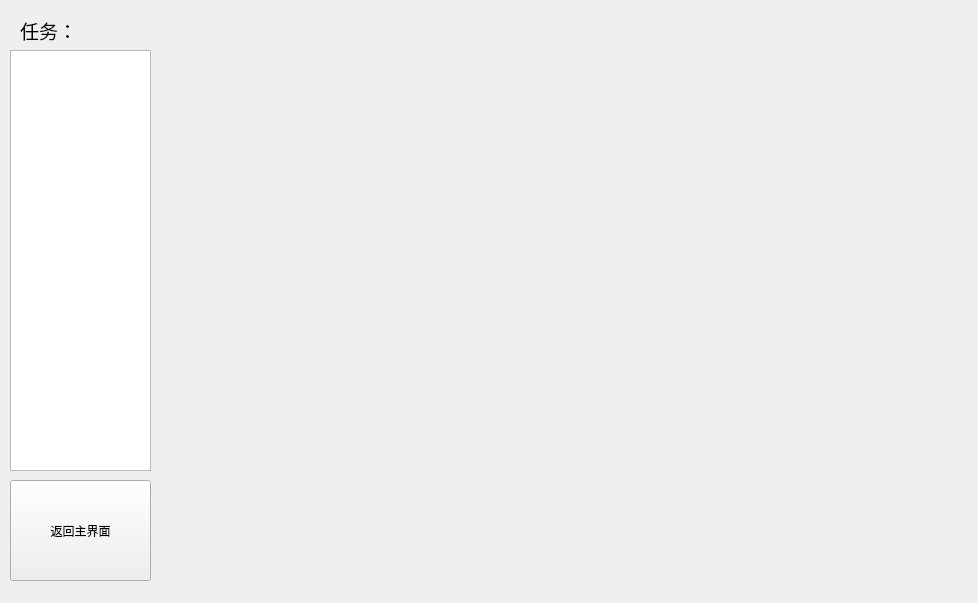
<?xml version="1.0" encoding="UTF-8"?>
<ui version="4.0">
 <class>SubjectManager</class>
 <widget class="QWidget" name="SubjectManager">
  <property name="geometry">
   <rect>
    <x>0</x>
    <y>0</y>
    <width>978</width>
    <height>603</height>
   </rect>
  </property>
  <property name="windowTitle">
   <string>Form</string>
  </property>
  <widget class="QStackedWidget" name="stackedWidget">
   <property name="geometry">
    <rect>
     <x>160</x>
     <y>20</y>
     <width>800</width>
     <height>550</height>
    </rect>
   </property>
  </widget>
  <widget class="QListWidget" name="listWidget">
   <property name="geometry">
    <rect>
     <x>10</x>
     <y>50</y>
     <width>141</width>
     <height>421</height>
    </rect>
   </property>
   <property name="font">
    <font>
     <pointsize>12</pointsize>
    </font>
   </property>
  </widget>
  <widget class="QLabel" name="label">
   <property name="geometry">
    <rect>
     <x>20</x>
     <y>20</y>
     <width>51</width>
     <height>21</height>
    </rect>
   </property>
   <property name="font">
    <font>
     <family>黑体</family>
     <pointsize>14</pointsize>
     <weight>50</weight>
     <italic>false</italic>
     <bold>false</bold>
    </font>
   </property>
   <property name="styleSheet">
    <string notr="true">font: 14pt &quot;黑体&quot;;</string>
   </property>
   <property name="text">
    <string>任务：</string>
   </property>
  </widget>
  <widget class="QPushButton" name="returnButton">
   <property name="geometry">
    <rect>
     <x>10</x>
     <y>480</y>
     <width>141</width>
     <height>101</height>
    </rect>
   </property>
   <property name="styleSheet">
    <string notr="true">font: 75 14pt &quot;楷体&quot;;</string>
   </property>
   <property name="text">
    <string>返回主界面</string>
   </property>
  </widget>
 </widget>
 <resources/>
 <connections/>
</ui>
